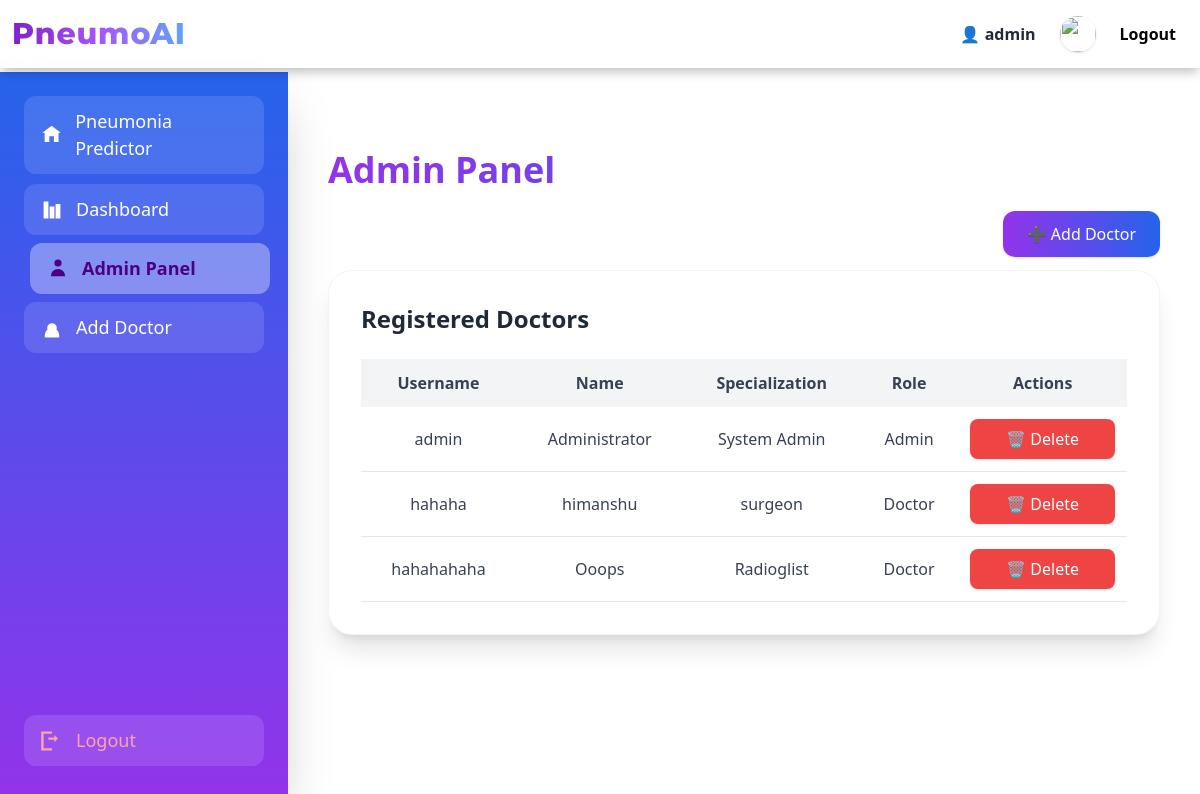
/admin (signed in), run on the app's committed database.
### tables this page shows
CREATE TABLE doctors (
            id INTEGER PRIMARY KEY AUTOINCREMENT,
            username TEXT UNIQUE,
            password TEXT,
            name TEXT,
            specialization TEXT,
            role TEXT DEFAULT 'doctor'
        );

### app.py (the view)
@app.route("/admin")
@login_required
def admin():
    if current_user.role != "admin":
        return "Unauthorized"
    doctors = get_all_doctors()
    return render_template("admin.html", doctors=doctors)

### app.py (called while the page is built)
@login_manager.user_loader
def load_user(user_id):
    return User.get(user_id)

### auth.py (called while the page is built)
    @staticmethod
    def get(username):
        data = get_doctor(username)
        if data:
            username, _, role = data
            return User(username, role)
        return None

### database.py (called while the page is built)
def get_all_doctors():
    conn = sqlite3.connect(DB_NAME)
    c = conn.cursor()
    c.execute("SELECT id, username, name, specialization, role FROM doctors")
    rows = c.fetchall()
    conn.close()
    return rows

def get_doctor(username):
    conn = sqlite3.connect(DB_NAME)
    c = conn.cursor()
    c.execute("SELECT username, password, role FROM doctors WHERE username=?", (username,))
    row = c.fetchone()
    conn.close()
    return row

### templates/admin.html (shortened to what this page needs)
{% extends "base.html" %}
{% block content %}
<div class="max-w-6xl mx-auto">
    <h2 class="text-4xl font-bold mb-8
               bg-gradient-to-r from-purple-600 to-blue-600 text-transparent bg-clip-text">
    </h2>
    <div class="text-right mb-6">
        <a href="/register"
           class="px-6 py-3 bg-gradient-to-r from-purple-600 to-blue-600
                  text-white rounded-xl shadow hover:shadow-lg transition">
            ➕ Add Doctor
        </a>
    </div>
    <div class="bg-white rounded-3xl shadow-xl p-8 border border-gray-100">
        <h3 class="text-2xl font-bold text-gray-800 mb-6">Registered Doctors</h3>
        <div class="overflow-x-auto">
            <table class="w-full text-center border-collapse">
                <thead class="bg-gray-100 text-gray-700">
                    <tr>
                        <th class="p-3 font-semibold">Username</th>
                        <th class="p-3 font-semibold">Name</th>
                        <th class="p-3 font-semibold">Specialization</th>
                        <th class="p-3 font-semibold">Role</th>
                        <th class="p-3 font-semibold">Actions</th>
                    </tr>
                </thead>
                <tbody>
                    {% for d in doctors %}
                    <tr class="border-b hover:bg-gray-50 transition">
                        <td class="p-3 text-gray-700">{{ d[1] }}</td>
                        <td class="p-3 text-gray-700">{{ d[2] }}</td>
                        <td class="p-3 text-gray-700">{{ d[3] }}</td>
                        <td class="p-3 text-gray-700 capitalize">{{ d[4] }}</td>
                        <td class="p-3">
                            <a href="/delete-doctor/{{ d[0] }}"
                               onclick="return confirm('Are you sure you want to delete this doctor?');"
                               class="px-4 py-2 bg-red-500 text-white rounded-lg
                                      hover:bg-red-600 shadow transition flex items-center gap-2 justify-center">
                                🗑 Delete
                            </a>
                        </td>
                    </tr>
                    {% endfor %}
                </tbody>
            </table>
        </div>
    </div>
</div>
{% endblock %}

### templates/base.html (shortened to what this page needs)
<!DOCTYPE html>
<html lang="en" class="transition-all duration-300">
<head>
    <script src="https://cdn.tailwindcss.com"></script>
    <link rel="stylesheet" href="{{ url_for('static', filename='main.css') }}">
</head>
<body class="bg-white min-h-screen flex flex-col">
    <nav class="fixed top-0 left-0 w-full z-50
            backdrop-blur-xl bg-white/10 py-4
            shadow-[0_6px_10px_-2px_rgba(0,0,0,0.25)]">
        <div class="w-full flex justify-between items-center px-0 pl-3 pr-6">
            <h1 class="font-montserrat text-3xl font-extrabold inline-block
                       bg-gradient-to-r from-purple-700 via-purple-500 to-blue-400
                       text-transparent bg-clip-text tracking-wide">
            </h1>
                <div class="flex items-center gap-6">
                    {% if current_user.is_authenticated %}
                    <span class="font-semibold text-gray-800 dark:text-black-200">
                        👤 {{ current_user.id }}
                    </span>
                    <img src="https://cdn-icons-png.flaticon.com/512/149/149071.png"
                        class="w-9 h-9 rounded-full shadow">
                    <a href="/logout" class="text-black-600 font-semibold hover:text-black-400">
                        Logout
                    </a>
                    {% endif %}
                </div>
        </div>
    </nav>
    <aside class="w-72 fixed left-0 top-[72px]
            bg-gradient-to-b from-blue-600 to-purple-600 text-white
            shadow-2xl flex flex-col justify-between"
       style="height: calc(100vh - 72px);">
        <div class="px-6 space-y-2 mt-6">
            {% if current_user.is_authenticated and current_user.role == 'admin' %}
            <a href="/" class="sidebar-item flex items-center gap-3 {% if request.path == '/' %}sidebar-active{% endif %}">
                <svg class="w-6 h-6 text-white" fill="currentColor" viewBox="0 0 20 20"><path d="M10 2L2 8h2v8h4v-5h4v5h4V8h2L10 2z"/></svg>
                <span>Pneumonia Predictor</span>
            </a>
            <a href="/dashboard" class="sidebar-item flex items-center gap-3 {% if request.path == '/dashboard' %}sidebar-active{% endif %}">
                <svg class="w-6 h-6 text-white" fill="currentColor" viewBox="0 0 20 20"><path d="M3 3h4v14H3V3zm5 4h4v10H8V7zm5-2h4v12h-4V5z"/></svg>
                <span>Dashboard</span>
            </a>
            <a href="/admin" class="sidebar-item flex items-center gap-3 {% if request.path == '/admin' %}sidebar-active{% endif %}">
                <svg class="w-6 h-6 text-white" fill="currentColor" viewBox="0 0 20 20"><path d="M10 2a3 3 0 110 6 3 3 0 010-6zm6 14a6 6 0 00-12 0h12z"/></svg>
                <span>Admin Panel</span>
            </a>
            <a href="/register" class="sidebar-item flex items-center gap-3 {% if request.path == '/register' %}sidebar-active{% endif %}">
                <svg class="w-6 h-6 text-white" fill="currentColor" viewBox="0 0 20 20"><path d="M10 6a4 4 0 110 8 4 4 0 010-8zm6 10v2H4v-2a6 6 0 1112 0z"/></svg>
                <span>Add Doctor</span>
            </a>
            {% endif %}
        </div>
        <div class="px-6 mb-6">
            <a href="/logout" class="sidebar-item flex items-center gap-3 text-red-300 hover:text-red-100">
                <svg class="w-6 h-6" fill="currentColor" viewBox="0 0 20 20"><path d="M3 4v12h7v2H1V2h9v2H3zm12 4l-3-3v2H7v2h5v2l3-3z"/></svg>
                <span>Logout</span>
            </a>
        </div>
    </aside>
    <main class="flex-1 ml-72 mt-[110px] p-10">
        {% block content %}{% endblock %}
    </main>
</body>
</html>

### static/main.css (style rules this page uses)
.sidebar-item { display: block; padding: 12px 16px; margin-bottom: 10px; background: rgba(255, 255, 255, 0.12); border-radius: 12px; font-size: 18px; font-weight: 500; transition: 0.25s; }
.sidebar-active { background: rgba(255, 255, 255, 0.35) !important; color: #4b0082 !important; font-weight: 600 !important; transform: translateX(6px); }
.sidebar-active svg { color: #4b0082 !important; }

### data on the page
doctors: id "admin", username "admin", name "Administrator", specialization "System Admin", role "Admin"
doctors: username "hahaha", name "himanshu", specialization "surgeon", role "Doctor"
doctors: username "hahahahaha", name "Ooops", specialization "Radioglist", role "Doctor"
